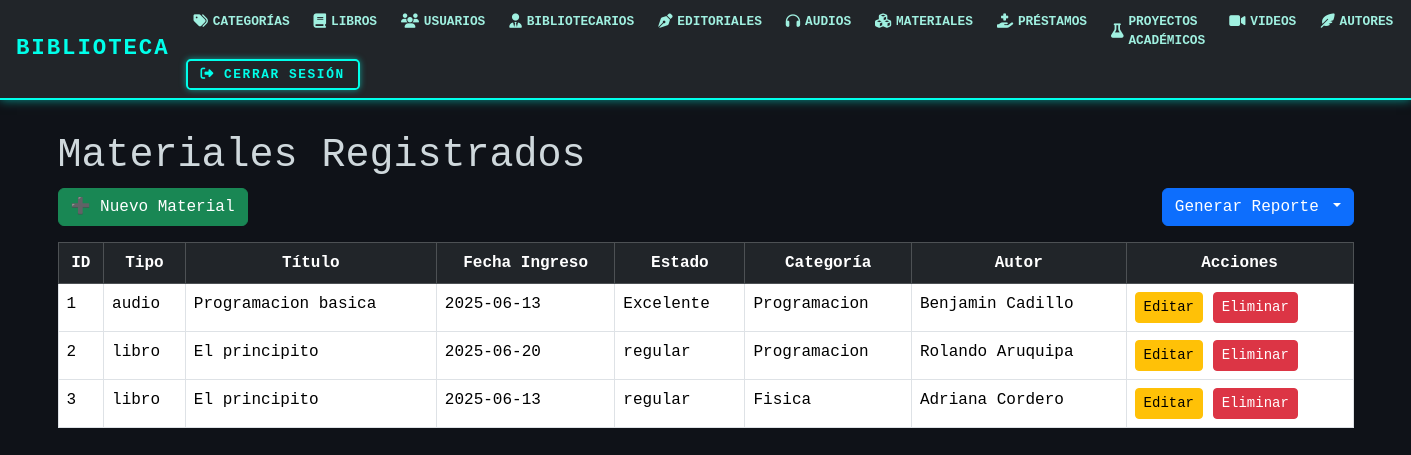
/materiales/, run on an earlier commit of the app's database.
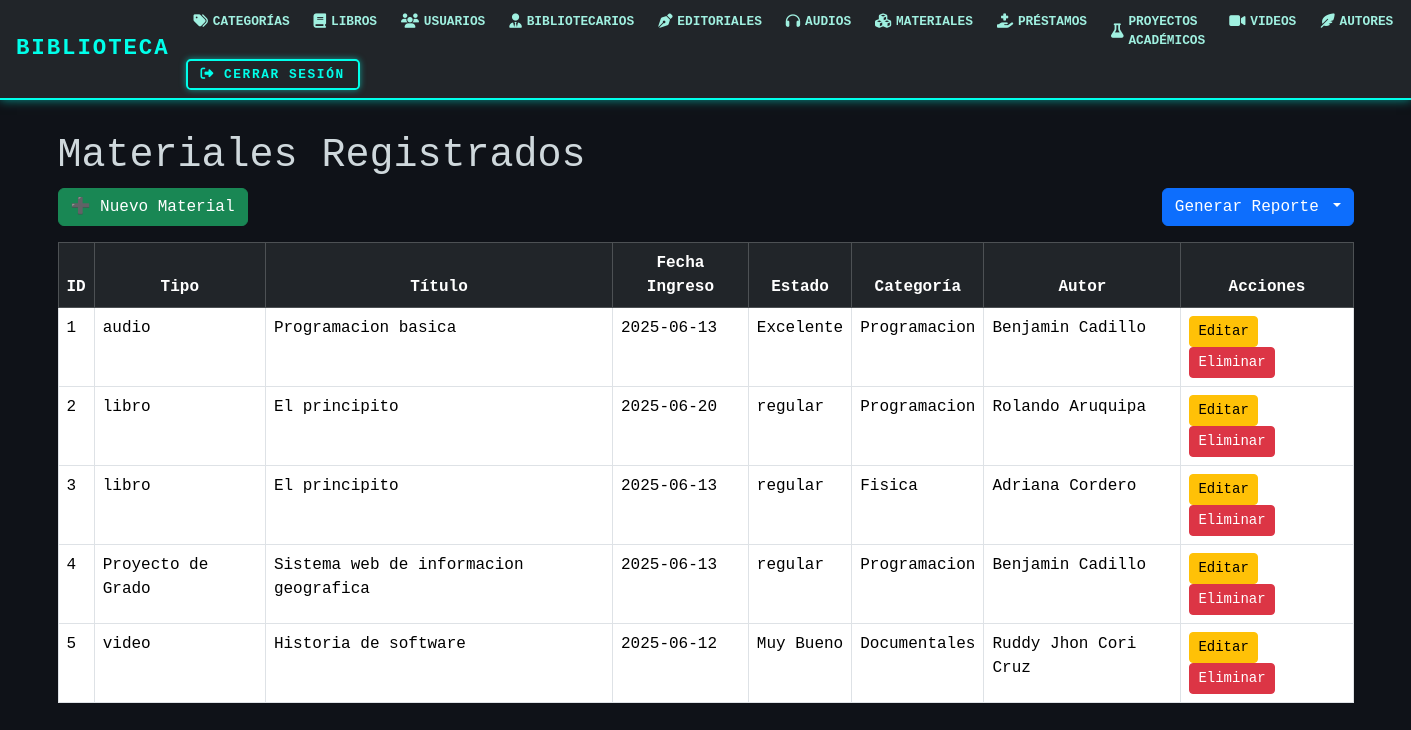
And on a later commit of the database.
### models/material_model.py (models this page shows, shortened)
class Material(db.Model):
    __tablename__ = 'materiales'
    id_material = db.Column(db.Integer, primary_key=True)
    tipo = db.Column(db.String(50), nullable=False)
    titulo = db.Column(db.String(100), nullable=False)
    fecha_ingreso = db.Column(db.String(20), nullable=False)
    estado = db.Column(db.String(20), nullable=False)
    id_categoria = db.Column(db.Integer, db.ForeignKey('categoria.id_cat'),nullable=False)
    id_autor = db.Column(db.Integer, db.ForeignKey('autores.id_autor'), nullable=False)
    categoria = db.relationship('Categoria', back_populates='materiales')
    libro = db.relationship('Libro', back_populates='material')
    autor = db.relationship('Autores', back_populates='materiales')
    audio = db.relationship('Audio', back_populates = 'material')
    proyecto_academico = db.relationship('Proyecto', back_populates='material')
    video = db.relationship('Video', back_populates='material')
    @staticmethod
    def get_all():
        return Material.query.all()

### models/categoria_model.py (models this page shows, shortened)
class Categoria(db.Model):
    __tablename__ = "categoria"
    id_cat = db.Column(db.Integer, primary_key=True)
    nombre = db.Column(db.String(50), nullable=False)
    materiales = db.relationship('Material', back_populates='categoria')

### models/autores_model.py (models this page shows, shortened)
class Autores(db.Model):
    __tablename__ = "autores"
    id_autor = db.Column(db.Integer,primary_key=True)
    nombre = db.Column(db.String(150),nullable=False)
    materiales = db.relationship('Material', back_populates='autor')

### controllers/material_controllers.py (the view)
@material_bp.route("/")
def index():
    materiales = Material.get_all()
    return material_view.list(materiales)

### views/material_view.py (called while the page is built)
def list(materiales):
    return render_template('materiales/index.html', materiales=materiales)

### templates/materiales/index.html (shortened to what this page needs)
{% extends 'base.html' %}
{% block content %}
<h1>Materiales Registrados</h1>
<div class="d-flex justify-content-between mb-3">
    <a href="{{ url_for('material.create') }}" class="btn btn-success">➕ Nuevo Material</a>
    <div class="btn-group">
        <button class="btn btn-primary dropdown-toggle" data-bs-toggle="dropdown" aria-expanded="false">
            Generar Reporte
        </button>
    </div>
</div>
<table class="table table-bordered">
    <thead class="table-dark">
        <tr class="text-center">
            <th>ID</th>
            <th>Tipo</th>
            <th>Título</th>
            <th>Fecha Ingreso</th>
            <th>Estado</th>
            <th>Categoría</th>
            <th>Autor</th>
            <th>Acciones</th>
        </tr>
    </thead>
    <tbody>
        {% for mat in materiales %}
        <tr>
            <td>{{ mat.id_material }}</td>
            <td>{{ mat.tipo }}</td>
            <td>{{ mat.titulo }}</td>
            <td>{{ mat.fecha_ingreso }}</td>
            <td>{{ mat.estado }}</td>
            <td>{{ mat.categoria.nombre }}</td>
            <td>{{ mat.autor.nombre }}</td>
            <td>
                <a href="{{ url_for('material.edit', id_material=mat.id_material) }}" class="btn btn-warning btn-sm">Editar</a>
                <a href="{{ url_for('material.delete', id_material=mat.id_material) }}" class="btn btn-danger btn-sm" onclick="return confirm('¿Seguro que quieres eliminarlo?')">Eliminar</a>
            </td>
        </tr>
        {% else %}
        <tr><td colspan="8" class="text-center">No hay materiales registrados.</td></tr>
        {% endfor %}
    </tbody>
</table>
{% endblock %}

What changed in the data, as far as the page shows it:
added Material: id_material "4", tipo "Proyecto de Grado", titulo "Sistema web de informacion geografica", fecha_ingreso "2025-06-13", estado "regular", categoria.nombre "Programacion", autor.nombre "Benjamin Cadillo"
added Material: id_material "5", tipo "video", titulo "Historia de software", fecha_ingreso "2025-06-12", estado "Muy Bueno", categoria.nombre "Documentales", autor.nombre "Ruddy Jhon Cori Cruz"
